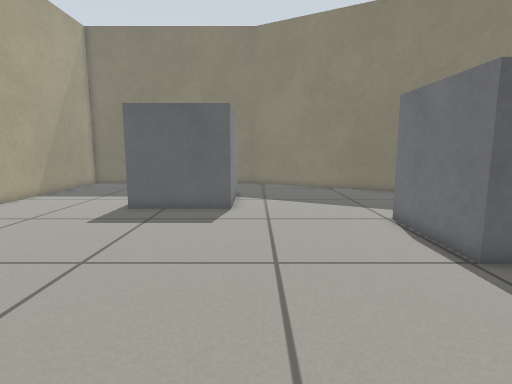
view 1 (above)

19 first-person views from a walk through a world built for the Gazebo simulator. The camera is 0.58 m above the floor, tilts 8° down and sees 80° across. The floor is counted in squares, 0.2 m on a side. Each view is taken from the middle of a square. On the plan, view 1 faces up. The plan holds only what a view shows up to about 20 squares ahead; the rest is blank.

view 2
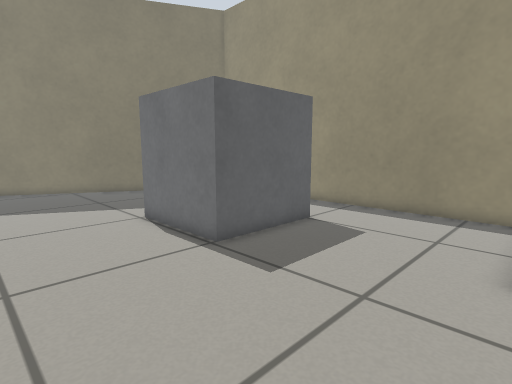

view 3
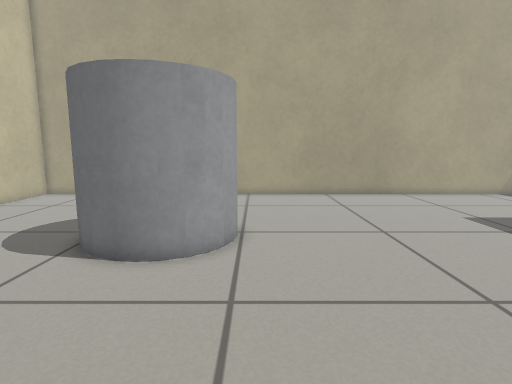

view 4
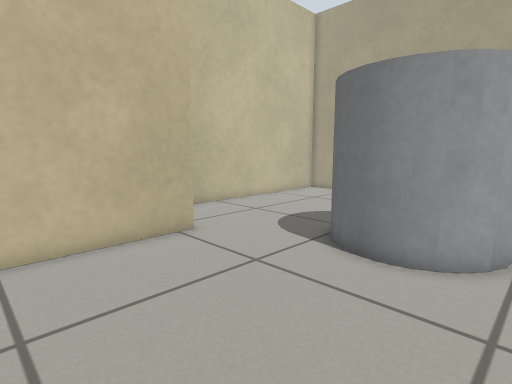

view 5
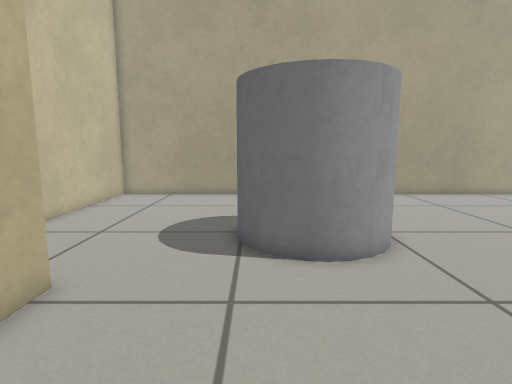

view 6
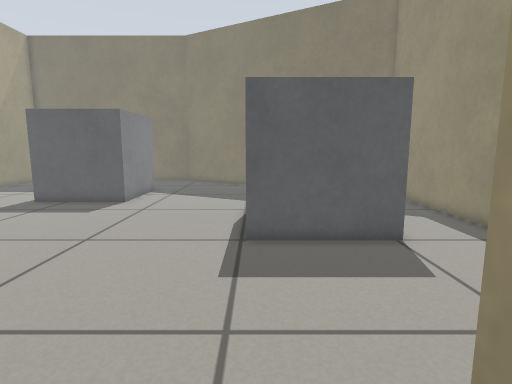

view 7
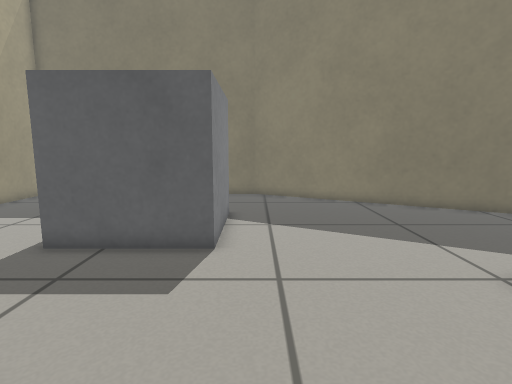

view 8
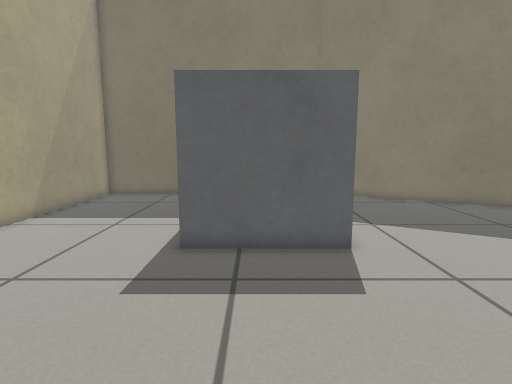

view 9
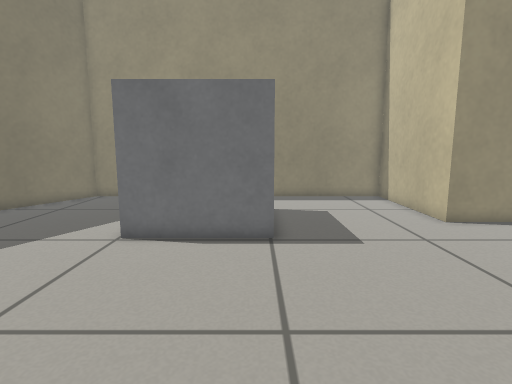

view 10
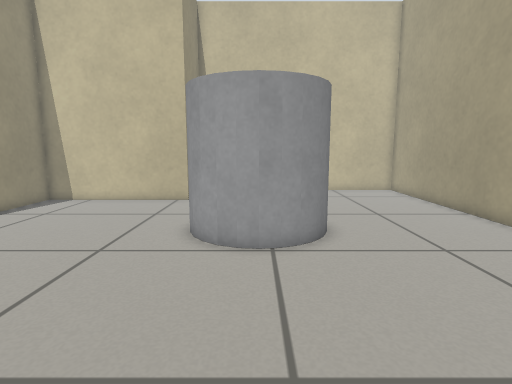

view 11
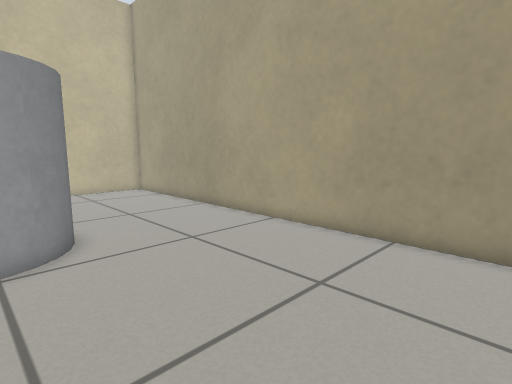

view 12
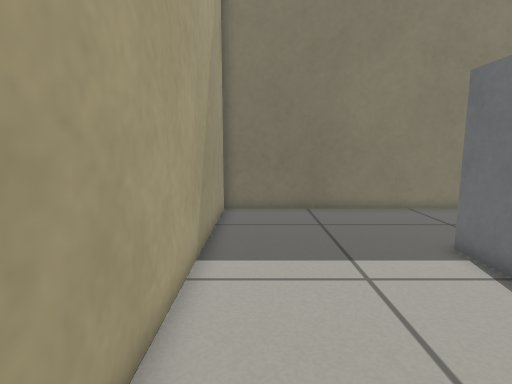

view 13
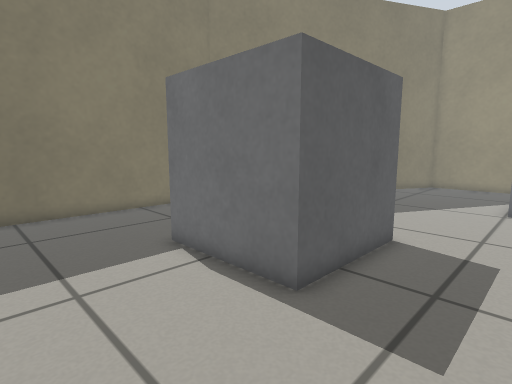

view 14
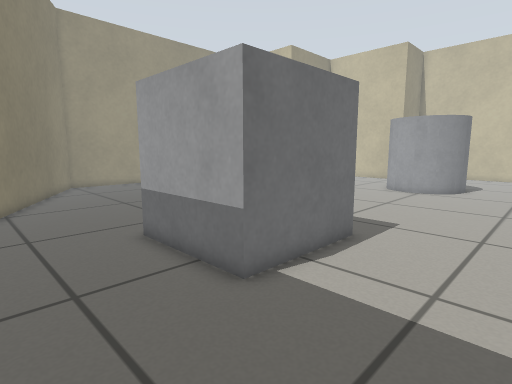

view 15
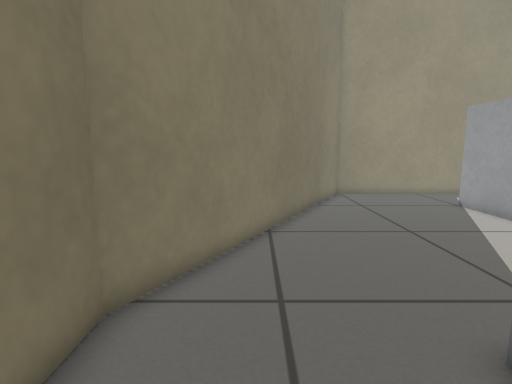

view 16
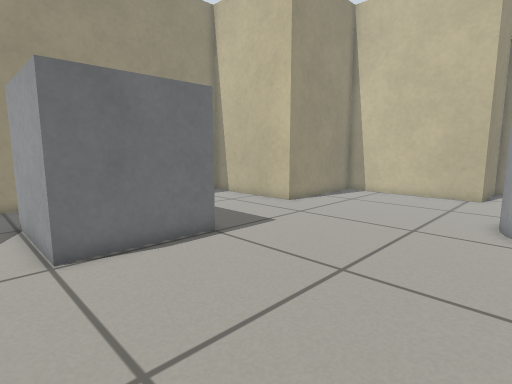

view 17
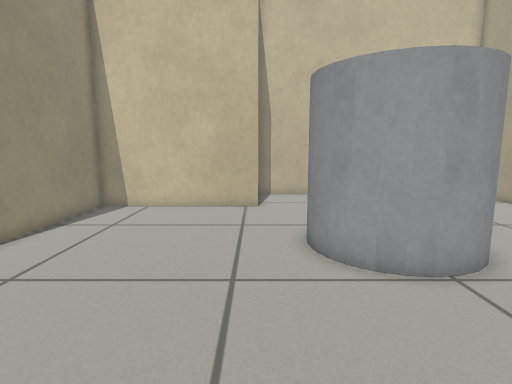

view 18
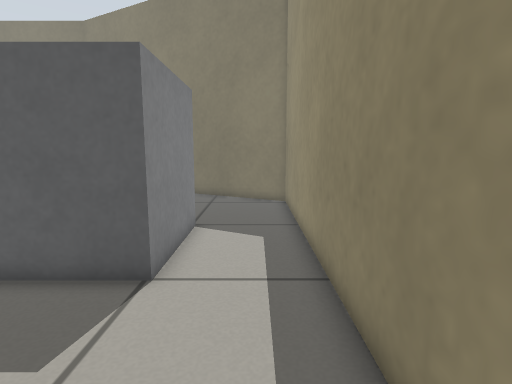

view 19
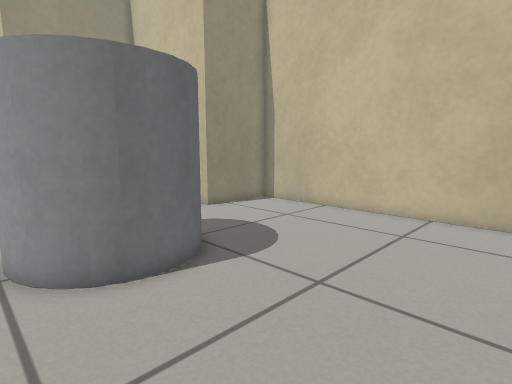

### Floor plan
Key: @ floor where view 1 was taken; # wall or solid block; . floor; B grey box; C grey cylinder.
Columns run from 14 left of view 1 to 15 right of it. Each row starts with its distance up from view 1.
 26 ################
 25 #..............###
 24 #................###
 23 #..................###
 22 #....................###
 21 #......................##
 20 #.......................###
 19 #.......BBBBBB............###
 18 #.......B    B..............##
 17 #.......B    B...............#
 16 #.......B    B...............#
 15 #.......BBBBBB...............#
 14 #............................#
 13 #............................#
 12 #...................BBBBB....#
 11 #...................B   B....#
 10 #...................B   B....#
  9 #...................B   B....#
  8 #...................BBBBB....#
  7 #............................#
  6 #............................#
  5 #............................#
  4 #............................#
  3 #............................#
  2 #........CCC.................#
  1 #.......C   C................#
  0 #.......C   C.@.......########
 -1 #.......C   C.........#
 -2 #.......CCCC..........#
 -3 #.....................#
 -4 #.....................#
 -5 #.....................#
 -6 #.....................#
 -7 #.............#########
 -8 #.............#
 -9 #.............#
-10 #.............#
-11 ###############

Positions as (right, up) in squares from view 1, and headings:
1: (0, 0), facing up
2: (0, 0), facing up-right
3: (6, 3), facing left
4: (6, 3), facing down-left
5: (6, -2), facing left
6: (6, -2), facing up
7: (0, 6), facing up
8: (-4, 6), facing up
9: (-4, 8), facing right
10: (-4, 11), facing down
11: (-4, 11), facing down-left
12: (-12, 11), facing up
13: (-11, 11), facing up-right
14: (-11, 24), facing down-right
15: (-5, 23), facing right
16: (-3, 14), facing down-right
17: (0, 9), facing down
18: (13, 1), facing up
19: (-13, 3), facing down-right
